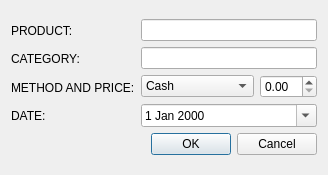
<?xml version="1.0" encoding="UTF-8"?>
<ui version="4.0">
 <class>AddExpenseDialog</class>
 <widget class="QDialog" name="AddExpenseDialog">
  <property name="geometry">
   <rect>
    <x>0</x>
    <y>0</y>
    <width>319</width>
    <height>175</height>
   </rect>
  </property>
  <property name="windowTitle">
   <string>Dialog</string>
  </property>
  <layout class="QGridLayout" name="gridLayout">
   <item row="0" column="0">
    <layout class="QVBoxLayout" name="verticalLayout_3">
     <item>
      <layout class="QHBoxLayout" name="horizontalLayout_2">
       <item>
        <layout class="QVBoxLayout" name="verticalLayout_2">
         <item>
          <widget class="QLabel" name="label">
           <property name="text">
            <string>PRODUCT:</string>
           </property>
          </widget>
         </item>
         <item>
          <widget class="QLabel" name="label_2">
           <property name="text">
            <string>CATEGORY:</string>
           </property>
          </widget>
         </item>
         <item>
          <widget class="QLabel" name="label_3">
           <property name="text">
            <string>METHOD AND PRICE:</string>
           </property>
          </widget>
         </item>
         <item>
          <widget class="QLabel" name="label_4">
           <property name="text">
            <string>DATE:</string>
           </property>
          </widget>
         </item>
        </layout>
       </item>
       <item>
        <layout class="QVBoxLayout" name="verticalLayout">
         <item>
          <widget class="QLineEdit" name="productLineEdit">
           <property name="text">
            <string/>
           </property>
          </widget>
         </item>
         <item>
          <widget class="QLineEdit" name="categoryLineEdit"/>
         </item>
         <item>
          <layout class="QHBoxLayout" name="horizontalLayout">
           <item>
            <widget class="QComboBox" name="paymentMethodComboBox">
             <item>
              <property name="text">
               <string>Cash</string>
              </property>
             </item>
             <item>
              <property name="text">
               <string>Card</string>
              </property>
             </item>
             <item>
              <property name="text">
               <string>Cryptocurrency</string>
              </property>
             </item>
            </widget>
           </item>
           <item>
            <widget class="QDoubleSpinBox" name="amountSpinBox"/>
           </item>
          </layout>
         </item>
         <item>
          <widget class="QDateEdit" name="dateEdit">
           <property name="calendarPopup">
            <bool>true</bool>
           </property>
          </widget>
         </item>
        </layout>
       </item>
      </layout>
     </item>
     <item>
      <widget class="QDialogButtonBox" name="buttonBox">
       <property name="standardButtons">
        <set>QDialogButtonBox::StandardButton::Cancel|QDialogButtonBox::StandardButton::Ok</set>
       </property>
      </widget>
     </item>
    </layout>
   </item>
  </layout>
 </widget>
 <resources/>
 <connections/>
</ui>
